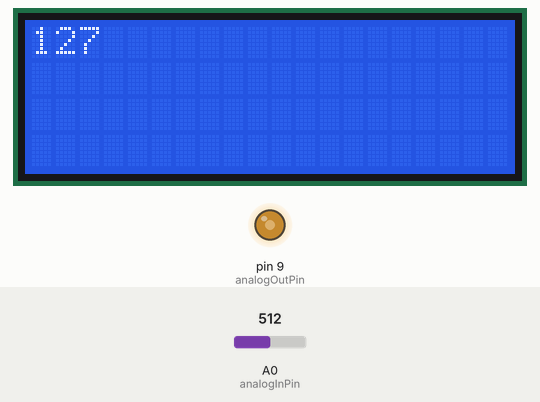
Recording of a sketch running on a simulated Arduino Uno, built with avr-gcc and run on an emulated ATmega328P. Shown: 20×4 character LCD, output pins drawn as LEDs (lit = HIGH). Inputs (shaded band) come from the test bench; at power-on: A0 (analogInPin) = 512. What the sketch prints to the serial monitor is not drawn.

Above: at 1.2 s.
1.3 s: A0 (analogInPin) set to 716
At 2.7 s:
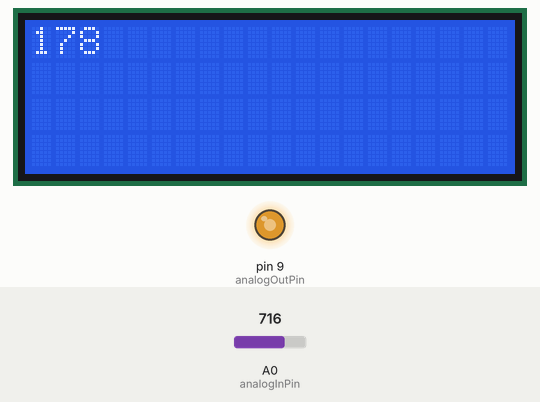
3.0 s: A0 (analogInPin) set to 900
At 4.3 s:
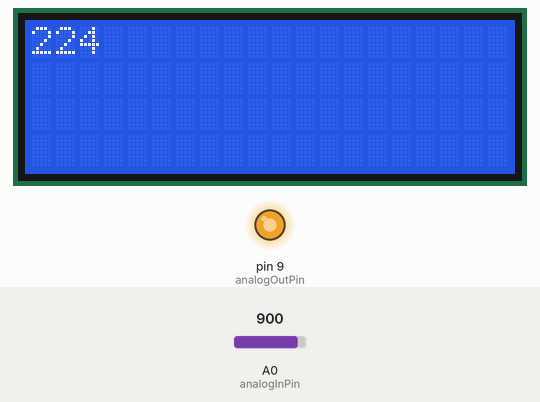
4.6 s: A0 (analogInPin) set to 122
At 4.9 s:
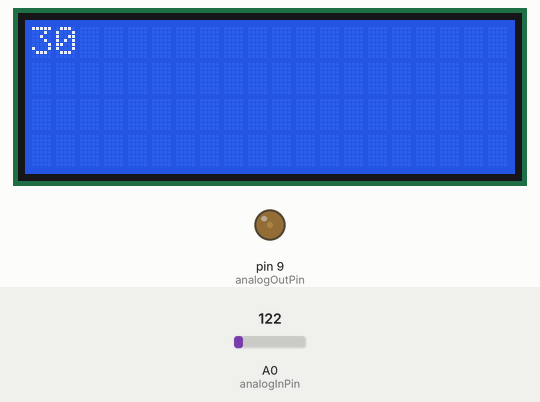
6.1 s: A0 (analogInPin) set to 0
At 6.5 s:
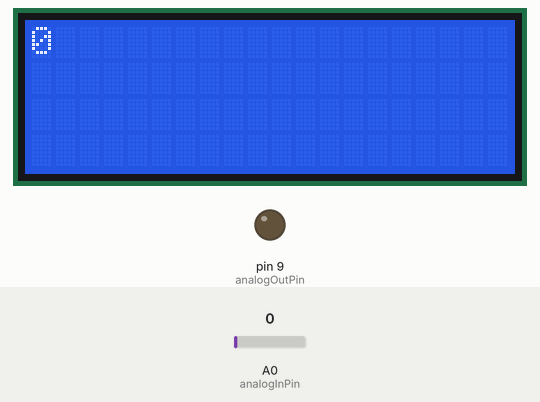
Timing chart, 0 to 8.6 s (numbered marks = the images above; inputs shaded):
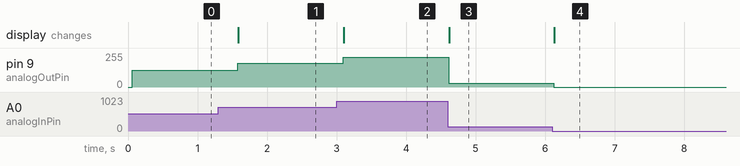

Measured:
- after the input at 1.3 s, pin 9 (analogOutPin): 127/255 → 178/255 after 0.28 s; the display: changes after 0.29 s (image 1)
- after the input at 3.0 s, pin 9 (analogOutPin): 178/255 → 224/255 after 0.10 s; the display: changes after 0.10 s (image 2)
- after the input at 4.6 s, pin 9 (analogOutPin): 224/255 → 30/255 at once; the display: changes at once (image 3)
- after the input at 6.1 s, pin 9 (analogOutPin): 30/255 → 0/255 at once; the display: changes at once (image 4)

The sketch:

LAB_Analog_2_LCD.ino
```cpp
const int analogInPin = A0;  // Analog input pin that the potentiometer is attached to
const int analogOutPin = 9;  // Analog output pin that the LED is attached to
int sensorValue = 0;  // value read from the pot
int outputValue = 0;  // value output to the PWM (analog out)
//
#include <LiquidCrystal_I2C.h>
LiquidCrystal_I2C lcd(0x27,20,4);
//
void setup() {
  Serial.begin(9600);
  lcd.init();
  lcd.backlight();
}

void loop() {
  sensorValue = analogRead(analogInPin);
  outputValue = map(sensorValue, 0, 1023, 0, 255);
  analogWrite(analogOutPin, outputValue);
  Serial.print("sensor = ");
  Serial.print(sensorValue);
  Serial.print("\t output = ");
  Serial.println(outputValue);
  //
  lcd.setCursor(0,0);
  lcd.print(outputValue);
  lcd.print(" ");
  delay(500);
}
```
